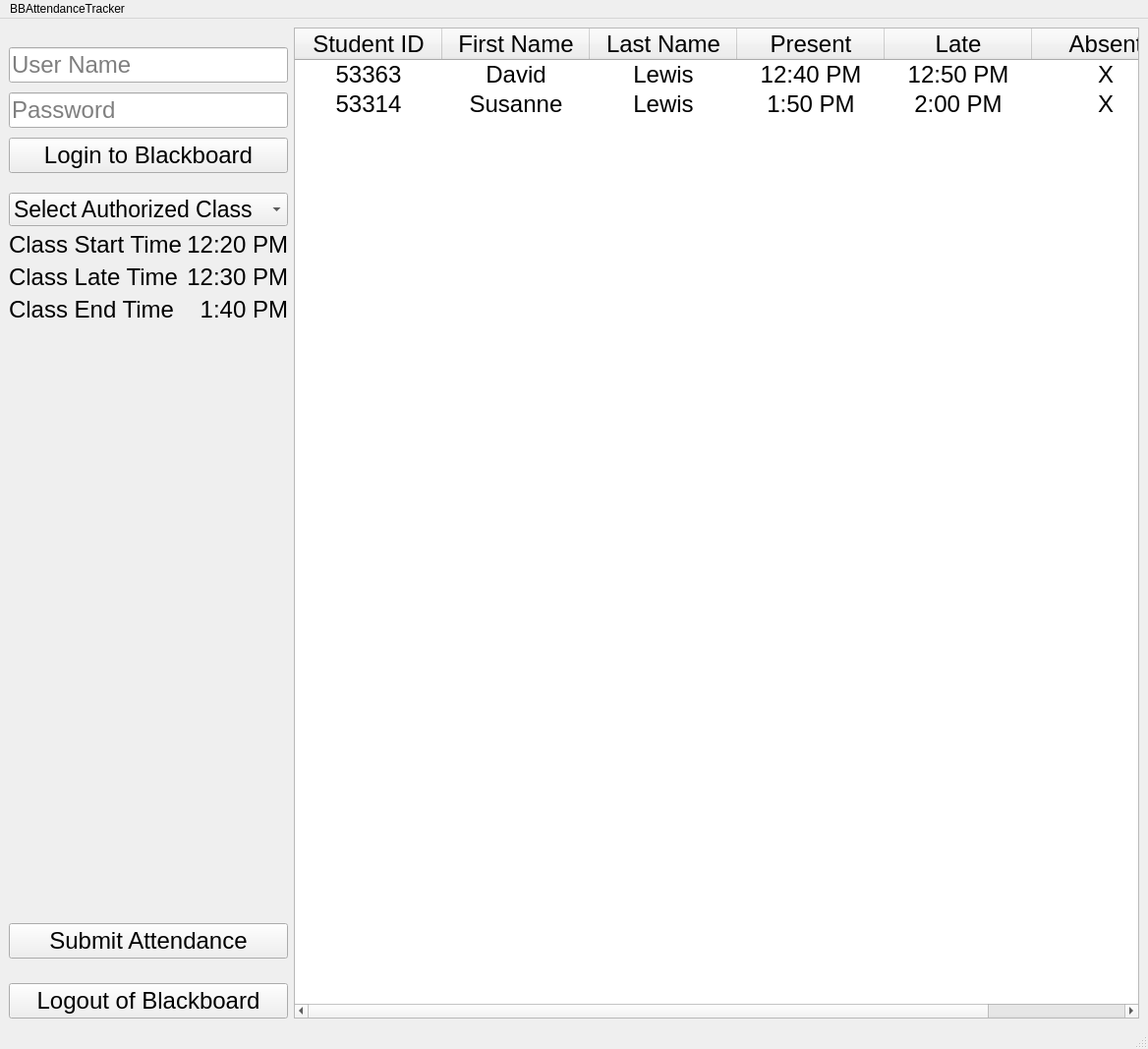
<?xml version="1.0" encoding="UTF-8"?>
<ui version="4.0">
 <class>MainWindow</class>
 <widget class="QMainWindow" name="MainWindow">
  <property name="geometry">
   <rect>
    <x>0</x>
    <y>0</y>
    <width>1168</width>
    <height>1067</height>
   </rect>
  </property>
  <property name="sizePolicy">
   <sizepolicy hsizetype="Preferred" vsizetype="Fixed">
    <horstretch>0</horstretch>
    <verstretch>0</verstretch>
   </sizepolicy>
  </property>
  <property name="windowTitle">
   <string>MainWindow</string>
  </property>
  <widget class="QWidget" name="centralwidget">
   <layout class="QGridLayout" name="gridLayout">
    <item row="0" column="0">
     <layout class="QVBoxLayout" name="leftSide" stretch="0,0,0">
      <property name="spacing">
       <number>20</number>
      </property>
      <property name="sizeConstraint">
       <enum>QLayout::SetFixedSize</enum>
      </property>
      <item>
       <layout class="QVBoxLayout" name="upperLayout" stretch="0,0,0,0">
        <property name="spacing">
         <number>10</number>
        </property>
        <property name="sizeConstraint">
         <enum>QLayout::SetFixedSize</enum>
        </property>
        <item>
         <spacer name="verticalSpacer_3">
          <property name="orientation">
           <enum>Qt::Vertical</enum>
          </property>
          <property name="sizeType">
           <enum>QSizePolicy::Fixed</enum>
          </property>
          <property name="sizeHint" stdset="0">
           <size>
            <width>20</width>
            <height>20</height>
           </size>
          </property>
         </spacer>
        </item>
        <item>
         <widget class="QLineEdit" name="txtUsername">
          <property name="font">
           <font>
            <pointsize>18</pointsize>
           </font>
          </property>
          <property name="placeholderText">
           <string>User Name</string>
          </property>
         </widget>
        </item>
        <item>
         <widget class="QLineEdit" name="txtPassword">
          <property name="font">
           <font>
            <pointsize>18</pointsize>
           </font>
          </property>
          <property name="inputMethodHints">
           <set>Qt::ImhHiddenText|Qt::ImhNoAutoUppercase|Qt::ImhNoPredictiveText|Qt::ImhSensitiveData</set>
          </property>
          <property name="echoMode">
           <enum>QLineEdit::Password</enum>
          </property>
          <property name="placeholderText">
           <string>Password</string>
          </property>
         </widget>
        </item>
        <item>
         <widget class="QPushButton" name="btnLogin">
          <property name="font">
           <font>
            <pointsize>18</pointsize>
           </font>
          </property>
          <property name="text">
           <string>Login to Blackboard</string>
          </property>
         </widget>
        </item>
       </layout>
      </item>
      <item>
       <layout class="QVBoxLayout" name="middleLayout" stretch="0,0,0,0">
        <property name="spacing">
         <number>5</number>
        </property>
        <property name="sizeConstraint">
         <enum>QLayout::SetFixedSize</enum>
        </property>
        <item>
         <widget class="QComboBox" name="comboClasses">
          <property name="minimumSize">
           <size>
            <width>0</width>
            <height>0</height>
           </size>
          </property>
          <property name="font">
           <font>
            <pointsize>17</pointsize>
           </font>
          </property>
          <item>
           <property name="text">
            <string>Select Authorized Class</string>
           </property>
          </item>
          <item>
           <property name="text">
            <string>CS 380</string>
           </property>
          </item>
          <item>
           <property name="text">
            <string>CS 450</string>
           </property>
          </item>
         </widget>
        </item>
        <item>
         <layout class="QHBoxLayout" name="startLayout">
          <item>
           <widget class="QLabel" name="lblStartTime">
            <property name="sizePolicy">
             <sizepolicy hsizetype="Preferred" vsizetype="Fixed">
              <horstretch>0</horstretch>
              <verstretch>0</verstretch>
             </sizepolicy>
            </property>
            <property name="font">
             <font>
              <pointsize>18</pointsize>
             </font>
            </property>
            <property name="text">
             <string>Class Start Time</string>
            </property>
           </widget>
          </item>
          <item>
           <widget class="QLabel" name="txtStartTime">
            <property name="sizePolicy">
             <sizepolicy hsizetype="Preferred" vsizetype="Fixed">
              <horstretch>0</horstretch>
              <verstretch>0</verstretch>
             </sizepolicy>
            </property>
            <property name="font">
             <font>
              <pointsize>18</pointsize>
             </font>
            </property>
            <property name="text">
             <string>12:20 PM</string>
            </property>
            <property name="alignment">
             <set>Qt::AlignRight|Qt::AlignTrailing|Qt::AlignVCenter</set>
            </property>
           </widget>
          </item>
         </layout>
        </item>
        <item>
         <layout class="QHBoxLayout" name="lateLayout">
          <item>
           <widget class="QLabel" name="lblLateTime">
            <property name="sizePolicy">
             <sizepolicy hsizetype="Preferred" vsizetype="Fixed">
              <horstretch>0</horstretch>
              <verstretch>0</verstretch>
             </sizepolicy>
            </property>
            <property name="font">
             <font>
              <pointsize>18</pointsize>
             </font>
            </property>
            <property name="text">
             <string>Class Late Time</string>
            </property>
           </widget>
          </item>
          <item>
           <widget class="QLabel" name="txtLateTime">
            <property name="sizePolicy">
             <sizepolicy hsizetype="Preferred" vsizetype="Fixed">
              <horstretch>0</horstretch>
              <verstretch>0</verstretch>
             </sizepolicy>
            </property>
            <property name="font">
             <font>
              <pointsize>18</pointsize>
             </font>
            </property>
            <property name="text">
             <string>12:30 PM</string>
            </property>
            <property name="alignment">
             <set>Qt::AlignRight|Qt::AlignTrailing|Qt::AlignVCenter</set>
            </property>
           </widget>
          </item>
         </layout>
        </item>
        <item>
         <layout class="QHBoxLayout" name="endLayout">
          <item>
           <widget class="QLabel" name="lblEndTime">
            <property name="sizePolicy">
             <sizepolicy hsizetype="Preferred" vsizetype="Fixed">
              <horstretch>0</horstretch>
              <verstretch>0</verstretch>
             </sizepolicy>
            </property>
            <property name="font">
             <font>
              <pointsize>18</pointsize>
             </font>
            </property>
            <property name="text">
             <string>Class End Time</string>
            </property>
           </widget>
          </item>
          <item>
           <widget class="QLabel" name="txtEndTime">
            <property name="sizePolicy">
             <sizepolicy hsizetype="Preferred" vsizetype="Fixed">
              <horstretch>0</horstretch>
              <verstretch>0</verstretch>
             </sizepolicy>
            </property>
            <property name="font">
             <font>
              <pointsize>18</pointsize>
             </font>
            </property>
            <property name="text">
             <string>1:40 PM</string>
            </property>
            <property name="alignment">
             <set>Qt::AlignRight|Qt::AlignTrailing|Qt::AlignVCenter</set>
            </property>
           </widget>
          </item>
         </layout>
        </item>
       </layout>
      </item>
      <item>
       <layout class="QVBoxLayout" name="bottomLayout" stretch="0,0,0">
        <property name="spacing">
         <number>25</number>
        </property>
        <property name="sizeConstraint">
         <enum>QLayout::SetFixedSize</enum>
        </property>
        <property name="bottomMargin">
         <number>0</number>
        </property>
        <item>
         <spacer name="verticalSpacer_2">
          <property name="orientation">
           <enum>Qt::Vertical</enum>
          </property>
          <property name="sizeHint" stdset="0">
           <size>
            <width>20</width>
            <height>40</height>
           </size>
          </property>
         </spacer>
        </item>
        <item>
         <widget class="QPushButton" name="btnSubmit">
          <property name="sizePolicy">
           <sizepolicy hsizetype="Minimum" vsizetype="Fixed">
            <horstretch>1</horstretch>
            <verstretch>0</verstretch>
           </sizepolicy>
          </property>
          <property name="font">
           <font>
            <pointsize>18</pointsize>
           </font>
          </property>
          <property name="text">
           <string>Submit Attendance</string>
          </property>
         </widget>
        </item>
        <item>
         <widget class="QPushButton" name="btnLogout">
          <property name="sizePolicy">
           <sizepolicy hsizetype="Minimum" vsizetype="Fixed">
            <horstretch>1</horstretch>
            <verstretch>0</verstretch>
           </sizepolicy>
          </property>
          <property name="font">
           <font>
            <pointsize>18</pointsize>
           </font>
          </property>
          <property name="text">
           <string>Logout of Blackboard</string>
          </property>
         </widget>
        </item>
       </layout>
      </item>
     </layout>
    </item>
    <item row="0" column="1">
     <widget class="QTableWidget" name="tableWidget">
      <property name="sizePolicy">
       <sizepolicy hsizetype="Expanding" vsizetype="Expanding">
        <horstretch>1</horstretch>
        <verstretch>0</verstretch>
       </sizepolicy>
      </property>
      <property name="font">
       <font>
        <pointsize>18</pointsize>
        <weight>50</weight>
        <italic>false</italic>
        <bold>false</bold>
       </font>
      </property>
      <property name="sizeAdjustPolicy">
       <enum>QAbstractScrollArea::AdjustToContents</enum>
      </property>
      <property name="editTriggers">
       <set>QAbstractItemView::SelectedClicked</set>
      </property>
      <property name="horizontalScrollMode">
       <enum>QAbstractItemView::ScrollPerItem</enum>
      </property>
      <property name="showGrid">
       <bool>false</bool>
      </property>
      <property name="sortingEnabled">
       <bool>true</bool>
      </property>
      <attribute name="horizontalHeaderCascadingSectionResizes">
       <bool>true</bool>
      </attribute>
      <attribute name="horizontalHeaderDefaultSectionSize">
       <number>150</number>
      </attribute>
      <attribute name="horizontalHeaderStretchLastSection">
       <bool>true</bool>
      </attribute>
      <attribute name="verticalHeaderVisible">
       <bool>false</bool>
      </attribute>
      <row>
       <property name="text">
        <string>New Row</string>
       </property>
       <property name="textAlignment">
        <set>AlignCenter</set>
       </property>
      </row>
      <row>
       <property name="text">
        <string>New Row</string>
       </property>
       <property name="textAlignment">
        <set>AlignCenter</set>
       </property>
      </row>
      <column>
       <property name="text">
        <string>Student ID</string>
       </property>
      </column>
      <column>
       <property name="text">
        <string>First Name</string>
       </property>
      </column>
      <column>
       <property name="text">
        <string>Last Name</string>
       </property>
      </column>
      <column>
       <property name="text">
        <string>Present</string>
       </property>
      </column>
      <column>
       <property name="text">
        <string>Late</string>
       </property>
      </column>
      <column>
       <property name="text">
        <string>Absent</string>
       </property>
      </column>
      <item row="0" column="0">
       <property name="text">
        <string>53363</string>
       </property>
       <property name="textAlignment">
        <set>AlignCenter</set>
       </property>
      </item>
      <item row="0" column="1">
       <property name="text">
        <string>David</string>
       </property>
       <property name="textAlignment">
        <set>AlignCenter</set>
       </property>
      </item>
      <item row="0" column="2">
       <property name="text">
        <string>Lewis</string>
       </property>
       <property name="textAlignment">
        <set>AlignCenter</set>
       </property>
      </item>
      <item row="0" column="3">
       <property name="text">
        <string>12:40 PM</string>
       </property>
       <property name="textAlignment">
        <set>AlignCenter</set>
       </property>
      </item>
      <item row="0" column="4">
       <property name="text">
        <string>12:50 PM</string>
       </property>
       <property name="textAlignment">
        <set>AlignCenter</set>
       </property>
      </item>
      <item row="0" column="5">
       <property name="text">
        <string>X</string>
       </property>
       <property name="textAlignment">
        <set>AlignCenter</set>
       </property>
      </item>
      <item row="1" column="0">
       <property name="text">
        <string>53314</string>
       </property>
       <property name="textAlignment">
        <set>AlignCenter</set>
       </property>
      </item>
      <item row="1" column="1">
       <property name="text">
        <string>Susanne</string>
       </property>
       <property name="textAlignment">
        <set>AlignCenter</set>
       </property>
      </item>
      <item row="1" column="2">
       <property name="text">
        <string>Lewis</string>
       </property>
       <property name="textAlignment">
        <set>AlignCenter</set>
       </property>
      </item>
      <item row="1" column="3">
       <property name="text">
        <string>1:50 PM</string>
       </property>
       <property name="textAlignment">
        <set>AlignCenter</set>
       </property>
      </item>
      <item row="1" column="4">
       <property name="text">
        <string>2:00 PM</string>
       </property>
       <property name="textAlignment">
        <set>AlignCenter</set>
       </property>
      </item>
      <item row="1" column="5">
       <property name="text">
        <string>X</string>
       </property>
       <property name="textAlignment">
        <set>AlignCenter</set>
       </property>
      </item>
     </widget>
    </item>
   </layout>
  </widget>
  <widget class="QMenuBar" name="menubar">
   <property name="geometry">
    <rect>
     <x>0</x>
     <y>0</y>
     <width>1168</width>
     <height>22</height>
    </rect>
   </property>
   <property name="defaultUp">
    <bool>true</bool>
   </property>
   <property name="nativeMenuBar">
    <bool>true</bool>
   </property>
   <widget class="QMenu" name="menuBBAttendanceTracker">
    <property name="title">
     <string>BBAttendanceTracker</string>
    </property>
    <widget class="QMenu" name="menuBlackboard_Address">
     <property name="title">
      <string>Blackboard Address</string>
     </property>
     <addaction name="actionEditAddress"/>
    </widget>
    <widget class="QMenu" name="menuLate_Threshold">
     <property name="title">
      <string>Late Threshold</string>
     </property>
     <addaction name="actionEditLate"/>
    </widget>
    <addaction name="menuBlackboard_Address"/>
    <addaction name="menuLate_Threshold"/>
    <addaction name="separator"/>
    <addaction name="actionQuit"/>
   </widget>
   <addaction name="menuBBAttendanceTracker"/>
  </widget>
  <widget class="QStatusBar" name="statusbar"/>
  <action name="actionQuit">
   <property name="text">
    <string>Quit</string>
   </property>
  </action>
  <action name="actionEditAddress">
   <property name="text">
    <string>http://blackboard.olivetcollege.edu</string>
   </property>
  </action>
  <action name="actionEditLate">
   <property name="text">
    <string>10 minutes</string>
   </property>
  </action>
 </widget>
 <resources/>
 <connections/>
</ui>
